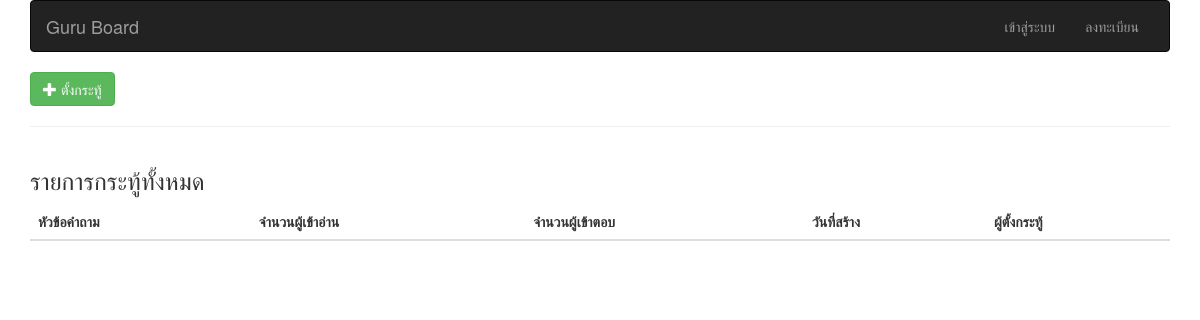
Before: / with the older database file.
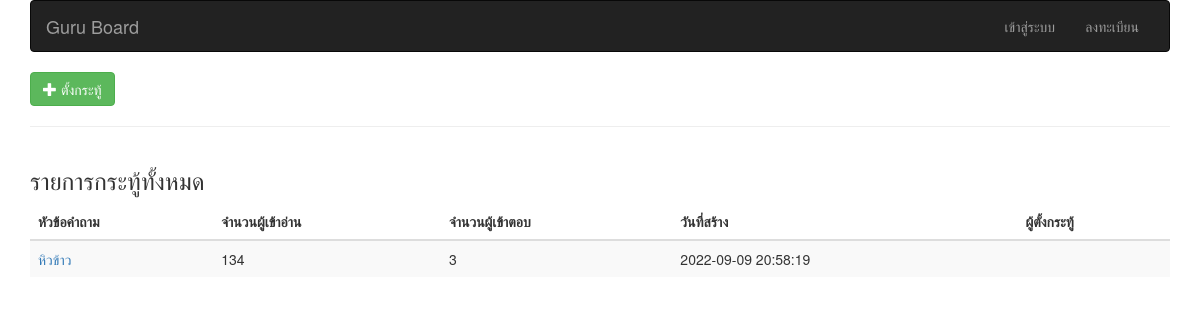
After: the same page with the newer database file.
### tables this page shows
CREATE TABLE `question` (
  `qt_id` int(11) NOT NULL,
  `qt_title` varchar(255) NOT NULL,
  `qt_detail` text NOT NULL COMMENT 'รายละเอียด',
  `qt_view` int(11) DEFAULT 0 COMMENT 'จำนวนคนเข้าอ่าน',
  `qt_reply` int(11) DEFAULT 0 COMMENT 'จำนวนคนเข้าตอบ',
  `qt_created` datetime NOT NULL COMMENT 'วันที่สร้างข้อมุล',
  `m_id` int(11) NOT NULL,
  `qt_image` varchar(100) NOT NULL
);

### index.php (the view)
<?php
include 'include/header.php';
?>
<body>
    <div class="container">
        <div class="row">
            <div class="col-md-12">
                <?php include 'include/top_menu.php' ?>
            </div>
        </div>
        <div class="row">
            <div class="col-md-12">
                <a class="btn btn-success" href="question_add.php" role="button"><span class="glyphicon glyphicon-plus"></span> ตั้งกระทู้</a>
            </div>
        </div>
        <hr>
        <div class="row">
            <div class="col-md-12">
                <h3>รายการกระทู้ทั้งหมด</h3>
                <div class="table-responsive">
                    <table class="table table-striped">
                        <thead>
                            <tr>
                                <th>หัวข้อคำถาม</th>
                                <th>จำนวนผู้เข้าอ่าน</th>
                                <th>จำนวนผู้เข้าตอบ</th>
                                <th>วันที่สร้าง</th>
                                <th>ผู้ตั้งกระทู้</th>
                            </tr>
                        </thead>
                        <tbody>
                            <?php
                            $sql = $db_con->prepare("SELECT * FROM question LEFT JOIN member ON (question.m_id = member.m_id) ORDER BY question.qt_id DESC");
                            $sql->execute();
                            $result = $sql->fetchAll();
                            ?>
                            <tr>
                                <?php foreach ($result as $row) { ?>
                                    <td><a href="question_reply.php?qt_id=<?php echo $row['qt_id'] ?>"><?php echo $row['qt_title'] ?></a></td>
                                    <td><?php echo $row['qt_view'] ?></td>
                                    <td><?php echo $row['qt_reply'] ?></td>
                                    <td><?php echo $row['qt_created'] ?></td>
                                    <td><?php echo $row['m_name'] ?></td>
                            </tr>
                        <?php } ?>
                        </tbody>
                    </table>
                </div>
            </div>
        </div>
    </div>
</body>
</html>

Changed rows visible on the page:
added question: qt_title "หิวข้าว", qt_view "134", qt_reply "3", qt_created "2022-09-09 20:58:19"
